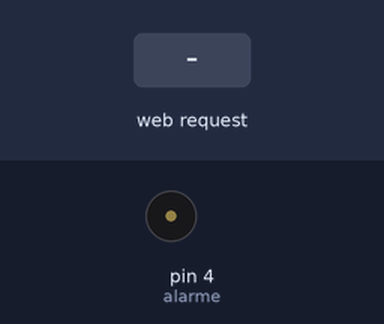
The sketch below on a simulated Arduino Uno, built with avr-gcc and run on an emulated ATmega328P. On the bench: buzzer (waves = sounding). The test bench sets the inputs (shaded band).

Above: at 1.2 s.
1.3 s: HTTP request GET /?alarme=1 received
At 1.8 s:
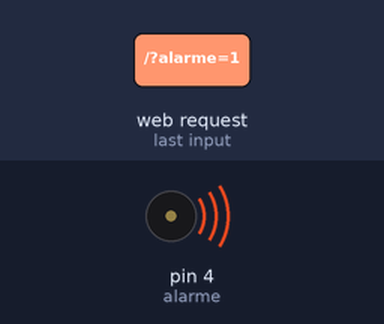
2.8 s: HTTP request GET /?alarme=0 received
At 4.2 s:
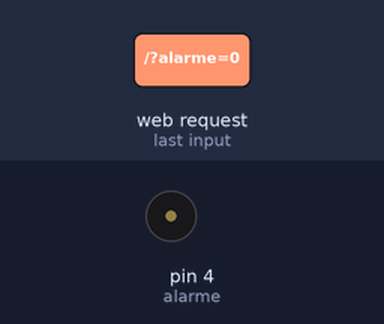
Timing chart, 0 to 5.8 s (numbered marks = the images above; inputs shaded):
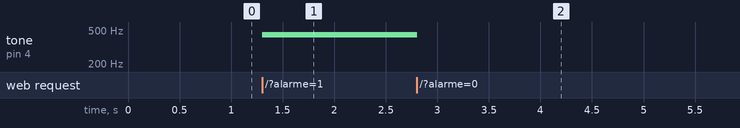

The sketch:

buzzer_IP.ino
```cpp
#include <SPI.h>
#include <Client.h>
#include <Ethernet.h>
#include <Server.h>

//déterminer l'adresse mac et ip
byte mac[] = {0xDE, 0xAD, 0xBE, 0xEF, 0xFE, 0xED};
byte ip[] = { 192, 168, 1, 177};


EthernetServer server(80);


int alarme = 4;


String readString = String(30);


boolean ALARME4 = false;

void setup(){
  Ethernet.begin(mac, ip);
  pinMode(alarme, OUTPUT);
  Serial.begin(9600);

}

void loop(){


  EthernetClient client = server.available();
  if (client)
  {
    while (client.connected())
    {
      if (client.available())
      {
        char c = client.read();

        if (readString.length() < 100)
        {
          readString += c;
        }
        if (c == '\n')
        {
          if(readString.indexOf("alarme=1") > 0)
          {
            ALARME4 = true;
          }

          else if(readString.indexOf("alarme=0") > 0)
          {
            ALARME4 = false;
          }


          //créer la page HTML

          client.println("HTTP/1.1 200 OK");
          client.println("Content-Type: text/html");
          client.println();
          client.println("<html><head>""</head><body>");
          client.println("<h1><FONT color=red>Gestion d'une alarme domestique</FONT></h1>");//titre en rouge


          //afficher un sous titre DEL
          client.println("<h2>Commander un buzzer via le reseau local</h2>");

          //afficher l'état ON d'une lampe
          if (ALARME4) {
            tone(alarme, 440);
            client.println("etat: ON<br>");
          }
          else {

            //afficher l'état OFF d'une lampe
          noTone(alarme);
            client.println("etat: OFF<br>");
          }

          //les commandes
          client.println("<a href='?alarme=0'>ARRETER</a>");
          client.println("<a href='?alarme=1'>DECLENCHER</a>");


           //SEPARATEUR
          client.println("<br>______________________________<br>");


          //balise fin de page HTML
          client.println("</body></html>");


          readString="";

          client.stop();
        }
      }
    }
  } }
```

Measured:
- after the input at 1.3 s, tone on pin 4 (alarme): silent → 440 Hz at once
- after the input at 2.8 s, tone on pin 4 (alarme): 440 Hz → silent at once
